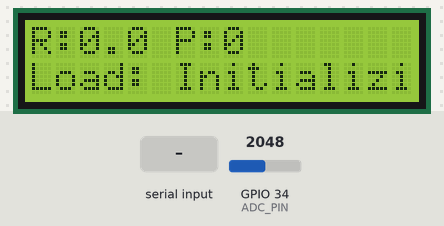
The sketch below on a simulated ESP32. Shown: 16×2 character LCD. Inputs (shaded band) come from the test bench; at power-on: GPIO 34 (ADC_PIN) = 2048 (analog values on the 0–4095 scale). What the sketch prints to the serial monitor is not drawn.

Above: at 2.2 s.
2.3 s: "1\n" received over Serial
At 3.7 s:
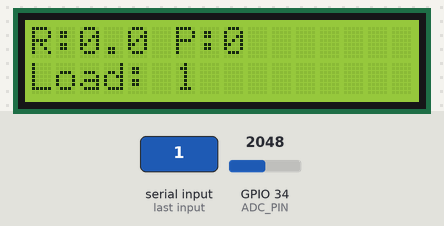
4.0 s: GPIO 34 (ADC_PIN) set to 2866
At 4.6 s:
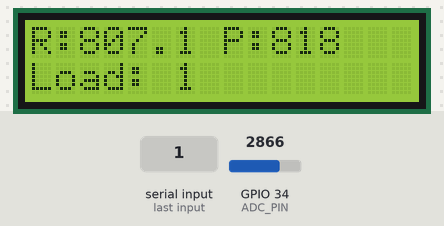
6.2 s: "0\n" received over Serial
At 6.8 s:
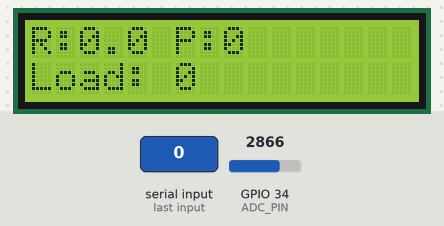
8.0 s: GPIO 34 (ADC_PIN) set to 3603
At 8.6 s:
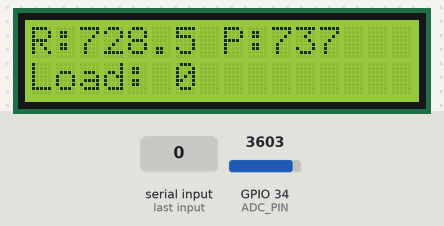
Timing chart, 0 to 11.0 s (numbered marks = the images above; inputs shaded):
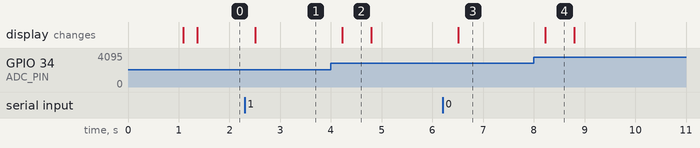

Measured:
- after the input at 2.3 s, the display: changes after 0.21 s (image 1)
- after the input at 4.0 s, the display: changes after 0.23 s (image 2)
- after the input at 6.2 s, the display: changes after 0.31 s (image 3)
- after the input at 8.0 s, the display: changes after 0.23 s (image 4)
- what the display in image 2 shows lasts 0.6 s, from 4.2 s to 4.8 s

The sketch:

nilm_phase3_feature_test.ino
```cpp
#include <Wire.h>
#include <LiquidCrystal_I2C.h>

#define ADC_PIN 34          // GPIO pin for CT Sensor
#define SAMPLING_WINDOW 200 // Sample for 200ms

LiquidCrystal_I2C lcd(0x27, 16, 2);
String currentPrediction = "Initializing";

void setup() {
  Serial.begin(115200);

  Wire.begin(21, 22); // SDA = GPIO 21, SCL = GPIO 22
  lcd.init();
  lcd.backlight();
  lcd.setCursor(0, 0);
  lcd.print("NILM Monitor");
  lcd.setCursor(0, 1);
  lcd.print("Initializing...");

  analogReadResolution(12);
  analogSetPinAttenuation(ADC_PIN, ADC_11db);
  delay(1000);
  lcd.clear();
}

void loop() {
  double sumSq = 0;
  double peakVal = 0;
  int sampleCount = 0;

  // 1. Estimate DC Offset
  long sumRaw = 0;
  for (int i = 0; i < 200; i++) {
    sumRaw += analogRead(ADC_PIN);
    delayMicroseconds(100);
  }
  double dcOffset = sumRaw / 200.0;

  // 2. High-speed sampling loop
  unsigned long startTime = millis();
  while (millis() - startTime < SAMPLING_WINDOW) {
    double raw = analogRead(ADC_PIN);
    double centered = raw - dcOffset;

    sumSq += centered * centered;

    double absVal = abs(centered);
    if (absVal > peakVal) {
      peakVal = absVal;
    }

    sampleCount++;
    delayMicroseconds(200);
  }

  // 3. Feature Calculations
  double rmsVal = sqrt(sumSq / sampleCount);
  double crestFactor = (rmsVal > 0.5) ? (peakVal / rmsVal) : 1.0;

  // 4. Output to Serial Monitor for Python Model
  Serial.printf("%.2f, %.2f, %.2f\n", rmsVal, peakVal, crestFactor);

  // 5. Read incoming prediction back from Python if available
  if (Serial.available() > 0) {
    String rx = Serial.readStringUntil('\n');
    rx.trim();
    if (rx.length() > 0) {
      currentPrediction = rx;
    }
  }

  // 6. Display features on Row 0 and Prediction on Row 1
  lcd.setCursor(0, 0);
  lcd.printf("R:%.1f P:%.0f     ", rmsVal, peakVal);

  lcd.setCursor(0, 1);
  lcd.printf("Load: %-10s", currentPrediction.c_str());

  delay(300);
}
```
